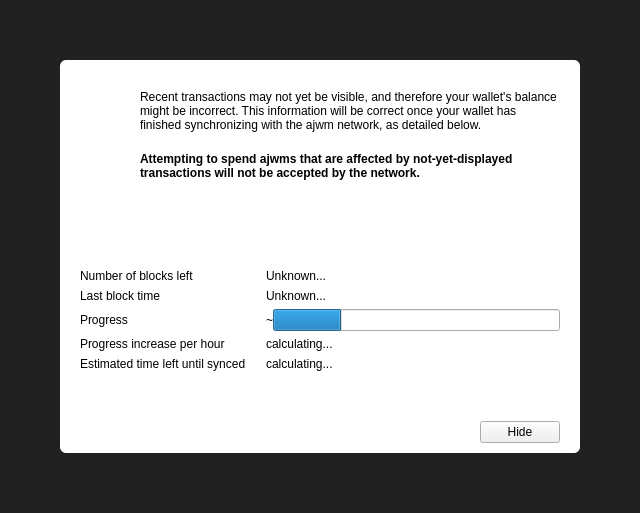
<?xml version="1.0" encoding="UTF-8"?>
<ui version="4.0">
 <class>ModalOverlay</class>
 <widget class="ModalOverlay" name="ModalOverlay">
  <property name="geometry">
   <rect>
    <x>0</x>
    <y>0</y>
    <width>640</width>
    <height>513</height>
   </rect>
  </property>
  <property name="windowTitle">
   <string>Form</string>
  </property>
  <layout class="QVBoxLayout" name="verticalLayout" stretch="0">
   <property name="sizeConstraint">
    <enum>QLayout::SetDefaultConstraint</enum>
   </property>
   <property name="leftMargin">
    <number>0</number>
   </property>
   <property name="topMargin">
    <number>0</number>
   </property>
   <property name="rightMargin">
    <number>0</number>
   </property>
   <property name="bottomMargin">
    <number>0</number>
   </property>
   <item>
    <widget class="QWidget" name="bgWidget" native="true">
     <property name="styleSheet">
      <string notr="true">#bgWidget { background: rgba(0,0,0,220); }</string>
     </property>
     <layout class="QVBoxLayout" name="verticalLayoutMain" stretch="0">
      <property name="leftMargin">
       <number>60</number>
      </property>
      <property name="topMargin">
       <number>60</number>
      </property>
      <property name="rightMargin">
       <number>60</number>
      </property>
      <property name="bottomMargin">
       <number>60</number>
      </property>
      <item>
       <widget class="QWidget" name="contentWidget" native="true">
        <property name="styleSheet">
         <string notr="true">#contentWidget { background: white; border-radius: 6px; }</string>
        </property>
        <layout class="QVBoxLayout" name="verticalLayout_3" stretch="1,0,0">
         <property name="spacing">
          <number>0</number>
         </property>
         <property name="leftMargin">
          <number>20</number>
         </property>
         <property name="topMargin">
          <number>10</number>
         </property>
         <property name="rightMargin">
          <number>20</number>
         </property>
         <property name="bottomMargin">
          <number>10</number>
         </property>
         <item>
          <widget class="QStackedWidget" name="stackedWidget">
           <property name="currentIndex">
            <number>0</number>
           </property>
           <widget class="QWidget" name="page">
            <layout class="QVBoxLayout" name="verticalLayout_2">
             <property name="spacing">
              <number>0</number>
             </property>
             <property name="leftMargin">
              <number>0</number>
             </property>
             <property name="topMargin">
              <number>0</number>
             </property>
             <property name="rightMargin">
              <number>0</number>
             </property>
             <property name="bottomMargin">
              <number>0</number>
             </property>
             <item>
              <layout class="QHBoxLayout" name="horizontalLayoutIconText" stretch="0,1">
               <property name="spacing">
                <number>20</number>
               </property>
               <property name="topMargin">
                <number>20</number>
               </property>
               <item>
                <layout class="QVBoxLayout" name="verticalLayoutIcon">
                 <item>
                  <widget class="QPushButton" name="warningIcon">
                   <property name="enabled">
                    <bool>false</bool>
                   </property>
                   <property name="text">
                    <string/>
                   </property>
                   <property name="icon">
                    <iconset>
                     <normaloff>:/icons/warning</normaloff>
                     <disabledoff>:/icons/warning</disabledoff>:/icons/warning</iconset>
                   </property>
                   <property name="iconSize">
                    <size>
                     <width>48</width>
                     <height>48</height>
                    </size>
                   </property>
                   <property name="flat">
                    <bool>true</bool>
                   </property>
                  </widget>
                 </item>
                 <item>
                  <spacer name="verticalSpacerWarningIcon">
                   <property name="orientation">
                    <enum>Qt::Vertical</enum>
                   </property>
                   <property name="sizeHint" stdset="0">
                    <size>
                     <width>20</width>
                     <height>40</height>
                    </size>
                   </property>
                  </spacer>
                 </item>
                </layout>
               </item>
               <item>
                <layout class="QVBoxLayout" name="verticalLayoutInfoText">
                 <property name="leftMargin">
                  <number>0</number>
                 </property>
                 <property name="topMargin">
                  <number>0</number>
                 </property>
                 <item>
                  <widget class="QLabel" name="infoText">
                   <property name="text">
                    <string>Recent transactions may not yet be visible, and therefore your wallet's balance might be incorrect. This information will be correct once your wallet has finished synchronizing with the ajwm network, as detailed below.</string>
                   </property>
                   <property name="textFormat">
                    <enum>Qt::RichText</enum>
                   </property>
                   <property name="wordWrap">
                    <bool>true</bool>
                   </property>
                  </widget>
                 </item>
                 <item>
                  <widget class="QLabel" name="infoTextStrong">
                   <property name="font">
                    <font>
                     <weight>75</weight>
                     <bold>true</bold>
                    </font>
                   </property>
                   <property name="text">
                    <string>Attempting to spend ajwms that are affected by not-yet-displayed transactions will not be accepted by the network.</string>
                   </property>
                   <property name="textFormat">
                    <enum>Qt::RichText</enum>
                   </property>
                   <property name="wordWrap">
                    <bool>true</bool>
                   </property>
                  </widget>
                 </item>
                 <item>
                  <spacer name="verticalSpacerInTextSpace">
                   <property name="orientation">
                    <enum>Qt::Vertical</enum>
                   </property>
                   <property name="sizeHint" stdset="0">
                    <size>
                     <width>20</width>
                     <height>40</height>
                    </size>
                   </property>
                  </spacer>
                 </item>
                </layout>
               </item>
              </layout>
             </item>
             <item>
              <layout class="QFormLayout" name="formLayout">
               <property name="fieldGrowthPolicy">
                <enum>QFormLayout::ExpandingFieldsGrow</enum>
               </property>
               <property name="horizontalSpacing">
                <number>20</number>
               </property>
               <property name="verticalSpacing">
                <number>6</number>
               </property>
               <property name="topMargin">
                <number>10</number>
               </property>
               <item row="0" column="0">
                <widget class="QLabel" name="labelNumberOfBlocksLeft">
                 <property name="font">
                  <font>
                   <weight>50</weight>
                   <bold>false</bold>
                  </font>
                 </property>
                 <property name="text">
                  <string>Number of blocks left</string>
                 </property>
                </widget>
               </item>
               <item row="0" column="1">
                <widget class="QLabel" name="numberOfBlocksLeft">
                 <property name="sizePolicy">
                  <sizepolicy hsizetype="Expanding" vsizetype="Preferred">
                   <horstretch>0</horstretch>
                   <verstretch>0</verstretch>
                  </sizepolicy>
                 </property>
                 <property name="text">
                  <string>Unknown...</string>
                 </property>
                </widget>
               </item>
               <item row="1" column="0">
                <widget class="QLabel" name="labelLastBlockTime">
                 <property name="font">
                  <font>
                   <weight>50</weight>
                   <bold>false</bold>
                  </font>
                 </property>
                 <property name="text">
                  <string>Last block time</string>
                 </property>
                </widget>
               </item>
               <item row="1" column="1">
                <widget class="QLabel" name="newestBlockDate">
                 <property name="sizePolicy">
                  <sizepolicy hsizetype="Expanding" vsizetype="Preferred">
                   <horstretch>0</horstretch>
                   <verstretch>0</verstretch>
                  </sizepolicy>
                 </property>
                 <property name="text">
                  <string>Unknown...</string>
                 </property>
                </widget>
               </item>
               <item row="2" column="0">
                <widget class="QLabel" name="labelSyncDone">
                 <property name="font">
                  <font>
                   <weight>50</weight>
                   <bold>false</bold>
                  </font>
                 </property>
                 <property name="text">
                  <string>Progress</string>
                 </property>
                </widget>
               </item>
               <item row="2" column="1">
                <layout class="QHBoxLayout" name="horizontalLayoutSync" stretch="0,1">
                 <item>
                  <widget class="QLabel" name="percentageProgress">
                   <property name="text">
                    <string notr="true">~</string>
                   </property>
                  </widget>
                 </item>
                 <item>
                  <widget class="QProgressBar" name="progressBar">
                   <property name="value">
                    <number>24</number>
                   </property>
                   <property name="format">
                    <string/>
                   </property>
                  </widget>
                 </item>
                </layout>
               </item>
               <item row="4" column="0">
                <widget class="QLabel" name="labelProgressIncrease">
                 <property name="font">
                  <font>
                   <weight>50</weight>
                   <bold>false</bold>
                  </font>
                 </property>
                 <property name="text">
                  <string>Progress increase per hour</string>
                 </property>
                </widget>
               </item>
               <item row="4" column="1">
                <widget class="QLabel" name="progressIncreasePerH">
                 <property name="sizePolicy">
                  <sizepolicy hsizetype="Expanding" vsizetype="Preferred">
                   <horstretch>0</horstretch>
                   <verstretch>0</verstretch>
                  </sizepolicy>
                 </property>
                 <property name="text">
                  <string>calculating...</string>
                 </property>
                </widget>
               </item>
               <item row="5" column="0">
                <widget class="QLabel" name="labelEstimatedTimeLeft">
                 <property name="font">
                  <font>
                   <weight>50</weight>
                   <bold>false</bold>
                  </font>
                 </property>
                 <property name="text">
                  <string>Estimated time left until synced</string>
                 </property>
                </widget>
               </item>
               <item row="5" column="1">
                <widget class="QLabel" name="expectedTimeLeft">
                 <property name="sizePolicy">
                  <sizepolicy hsizetype="Expanding" vsizetype="Preferred">
                   <horstretch>0</horstretch>
                   <verstretch>0</verstretch>
                  </sizepolicy>
                 </property>
                 <property name="text">
                  <string>calculating...</string>
                 </property>
                </widget>
               </item>
              </layout>
             </item>
            </layout>
           </widget>
           <widget class="QWidget" name="page_2">
            <layout class="QVBoxLayout" name="verticalLayout_4">
             <property name="spacing">
              <number>15</number>
             </property>
             <property name="topMargin">
              <number>40</number>
             </property>
             <property name="bottomMargin">
              <number>40</number>
             </property>
             <item>
              <layout class="QHBoxLayout" name="horizontalLayout_2">
               <item>
                <spacer name="horizontalSpacer_4">
                 <property name="orientation">
                  <enum>Qt::Horizontal</enum>
                 </property>
                 <property name="sizeHint" stdset="0">
                  <size>
                   <width>40</width>
                   <height>20</height>
                  </size>
                 </property>
                </spacer>
               </item>
               <item>
                <widget class="QPushButton" name="warningIconBackup">
                 <property name="enabled">
                  <bool>false</bool>
                 </property>
                 <property name="text">
                  <string/>
                 </property>
                 <property name="icon">
                  <iconset>
                   <normaloff>:/styles/app-icons/message_warning</normaloff>
                   <disabledoff>:/styles/app-icons/message_warning</disabledoff>:/styles/app-icons/message_warning</iconset>
                 </property>
                 <property name="iconSize">
                  <size>
                   <width>120</width>
                   <height>120</height>
                  </size>
                 </property>
                 <property name="flat">
                  <bool>true</bool>
                 </property>
                </widget>
               </item>
               <item>
                <spacer name="horizontalSpacer_5">
                 <property name="orientation">
                  <enum>Qt::Horizontal</enum>
                 </property>
                 <property name="sizeHint" stdset="0">
                  <size>
                   <width>40</width>
                   <height>20</height>
                  </size>
                 </property>
                </spacer>
               </item>
              </layout>
             </item>
             <item>
              <widget class="QLabel" name="labelNote">
               <property name="text">
                <string>IMPORATANT NOTE!</string>
               </property>
               <property name="alignment">
                <set>Qt::AlignCenter</set>
               </property>
              </widget>
             </item>
             <item>
              <widget class="QLabel" name="labelMessage">
               <property name="text">
                <string>Making a backup of your wallet helps ensure you can always maintain access to your funds. Please backup your wallet in order to avoid losing funds.</string>
               </property>
               <property name="alignment">
                <set>Qt::AlignCenter</set>
               </property>
               <property name="wordWrap">
                <bool>true</bool>
               </property>
              </widget>
             </item>
             <item>
              <spacer name="verticalSpacer">
               <property name="orientation">
                <enum>Qt::Vertical</enum>
               </property>
               <property name="sizeType">
                <enum>QSizePolicy::Expanding</enum>
               </property>
               <property name="sizeHint" stdset="0">
                <size>
                 <width>20</width>
                 <height>40</height>
                </size>
               </property>
              </spacer>
             </item>
             <item>
              <layout class="QHBoxLayout" name="horizontalLayout">
               <item>
                <spacer name="horizontalSpacer_2">
                 <property name="orientation">
                  <enum>Qt::Horizontal</enum>
                 </property>
                 <property name="sizeHint" stdset="0">
                  <size>
                   <width>40</width>
                   <height>20</height>
                  </size>
                 </property>
                </spacer>
               </item>
               <item>
                <widget class="QPushButton" name="walletBackupButton">
                 <property name="text">
                  <string>Wallet backup</string>
                 </property>
                </widget>
               </item>
               <item>
                <spacer name="horizontalSpacer_3">
                 <property name="orientation">
                  <enum>Qt::Horizontal</enum>
                 </property>
                 <property name="sizeHint" stdset="0">
                  <size>
                   <width>40</width>
                   <height>20</height>
                  </size>
                 </property>
                </spacer>
               </item>
              </layout>
             </item>
            </layout>
           </widget>
          </widget>
         </item>
         <item>
          <spacer name="verticalSpacerAfterText">
           <property name="orientation">
            <enum>Qt::Vertical</enum>
           </property>
           <property name="sizeHint" stdset="0">
            <size>
             <width>20</width>
             <height>40</height>
            </size>
           </property>
          </spacer>
         </item>
         <item>
          <layout class="QHBoxLayout" name="horizontalLayoutButtons">
           <property name="leftMargin">
            <number>10</number>
           </property>
           <property name="topMargin">
            <number>10</number>
           </property>
           <item>
            <spacer name="horizontalSpacer">
             <property name="orientation">
              <enum>Qt::Horizontal</enum>
             </property>
             <property name="sizeHint" stdset="0">
              <size>
               <width>40</width>
               <height>20</height>
              </size>
             </property>
            </spacer>
           </item>
           <item>
            <widget class="QPushButton" name="closeButton">
             <property name="text">
              <string>Hide</string>
             </property>
            </widget>
           </item>
          </layout>
         </item>
        </layout>
       </widget>
      </item>
     </layout>
    </widget>
   </item>
  </layout>
 </widget>
 <customwidgets>
  <customwidget>
   <class>ModalOverlay</class>
   <extends>QWidget</extends>
   <header>modaloverlay.h</header>
   <container>1</container>
  </customwidget>
 </customwidgets>
 <resources/>
 <connections/>
</ui>
